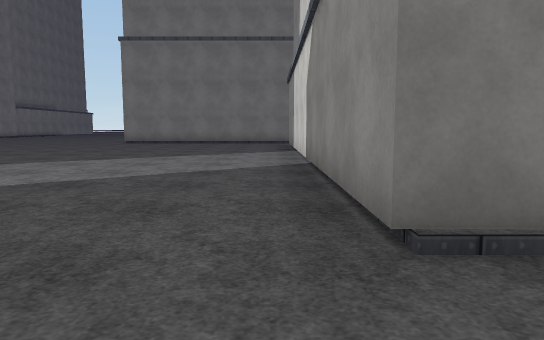
[1] (above)

24 first-person views from a walk through a Unity game level. The camera is 1.2 m above the floor, tilts 6° down and sees 70° across. The floor is counted in squares, 2 m on a side. Each view is taken from the middle of a square. On the plan, view 1 faces up. The plan holds only what a view shows up to about 11 squares ahead; the rest is blank. The place goes on beyond the plan. Surface patterns are stand-ins for the level's own textures.

[2]
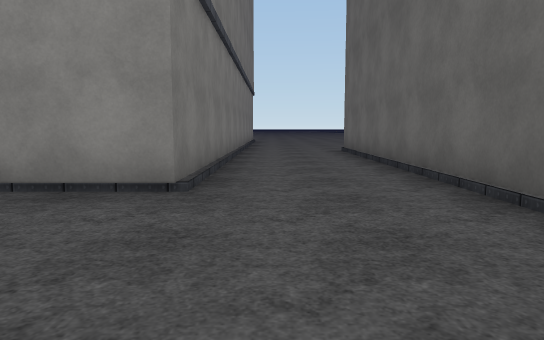

[3]
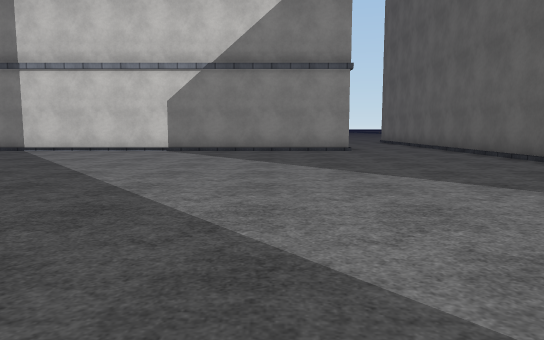

[4]
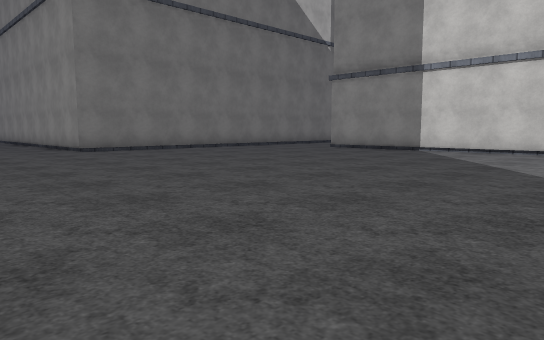

[5]
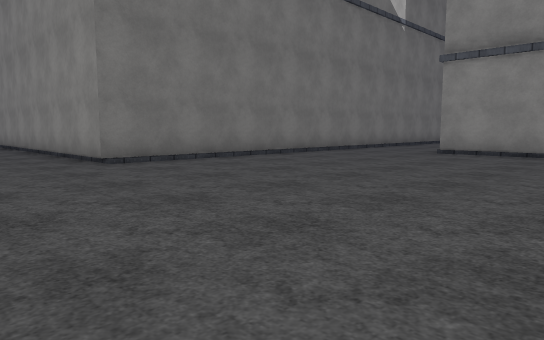

[6]
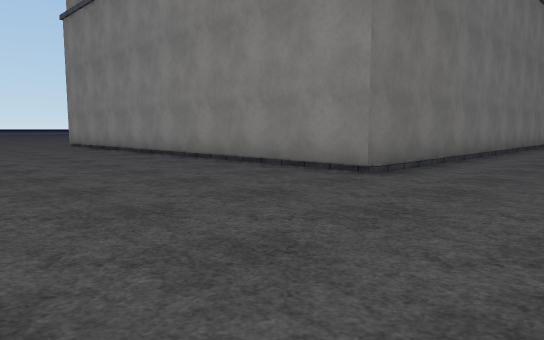

[7]
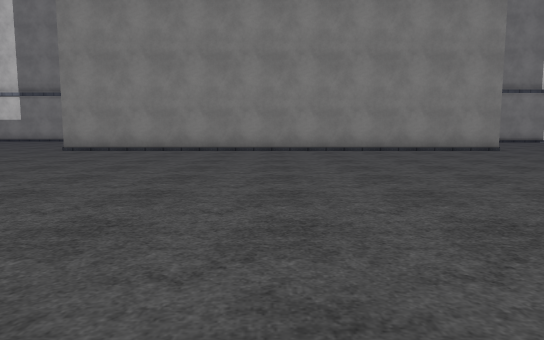

[8]
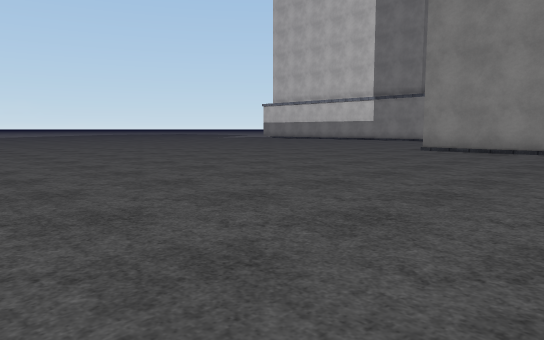

[9]
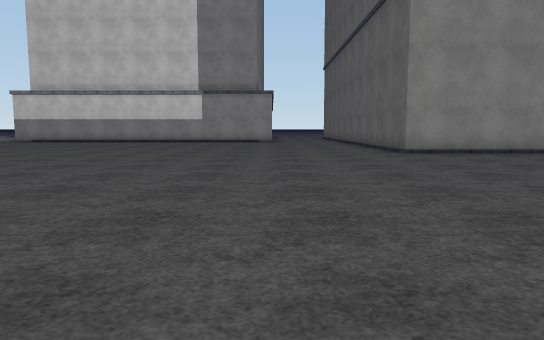

[10]
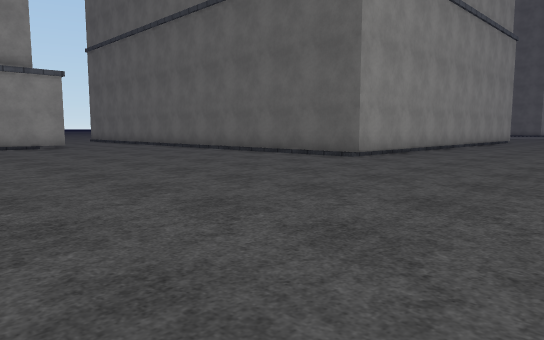

[11]
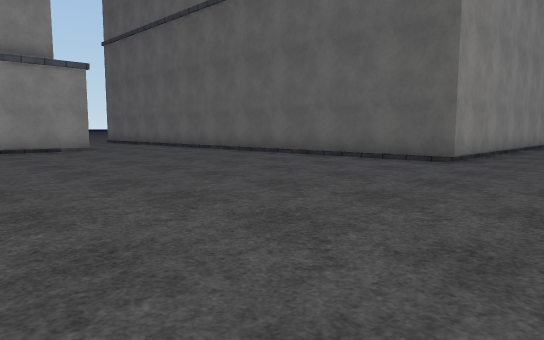

[12]
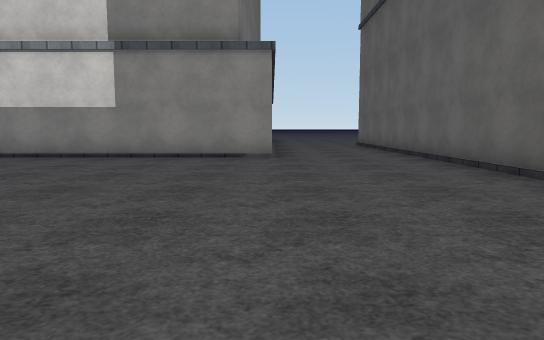

[13]
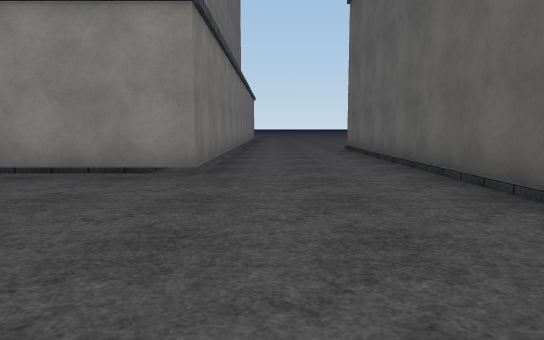

[14]
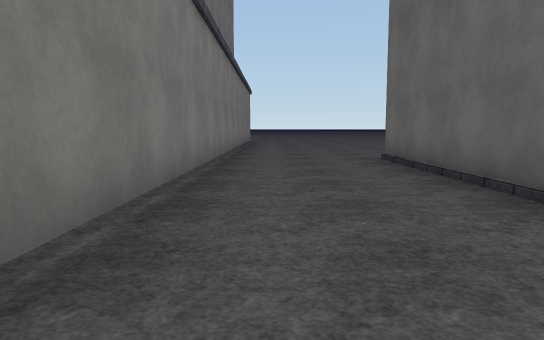

[15]
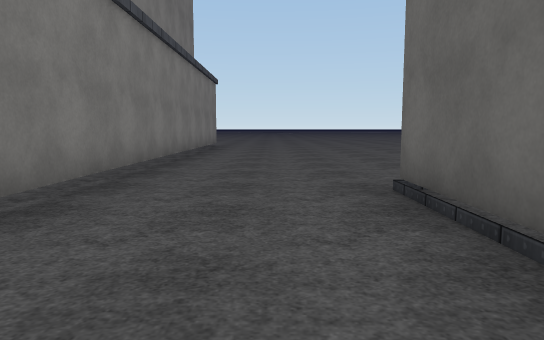

[16]
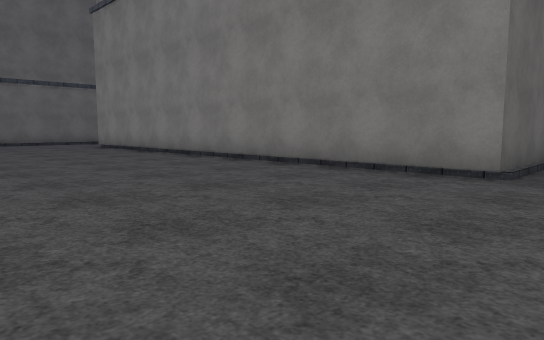

[17]
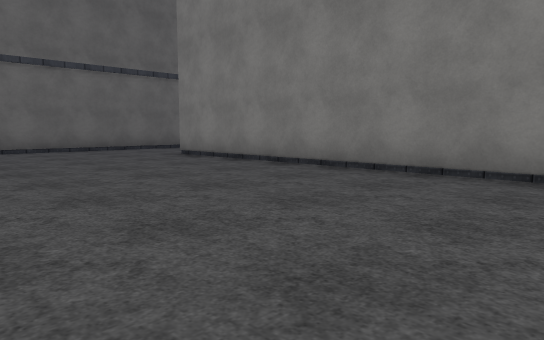

[18]
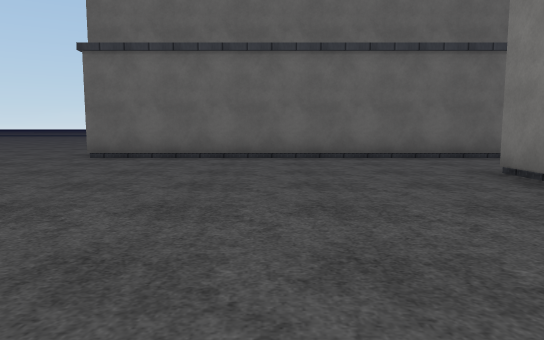

[19]
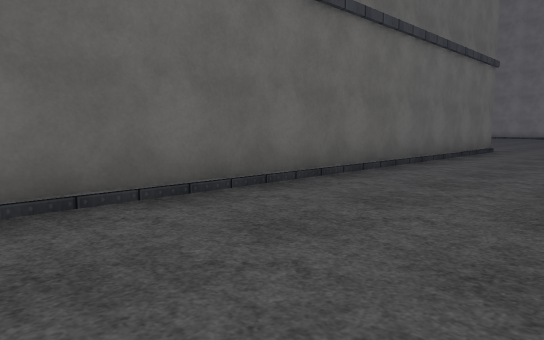

[20]
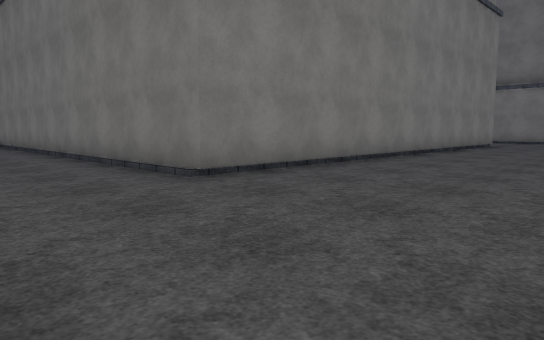

[21]
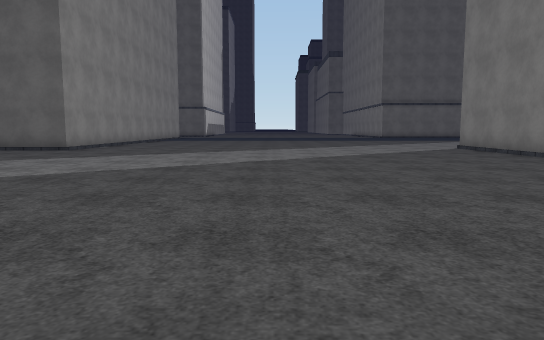

[22]
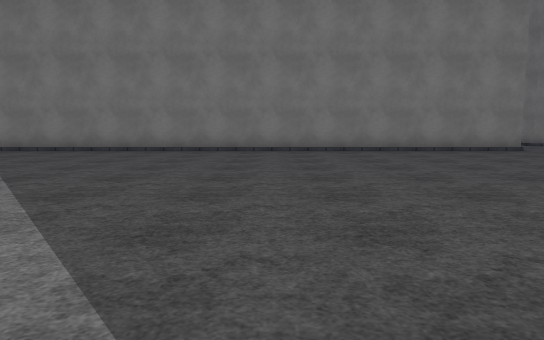

[23]
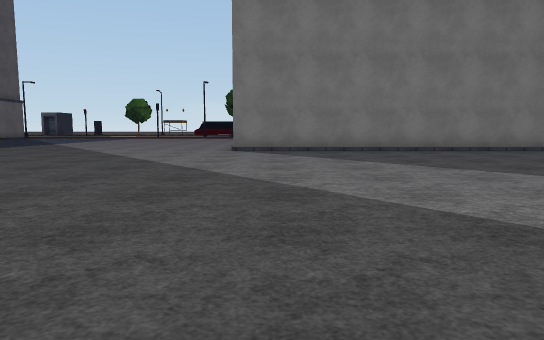

[24]
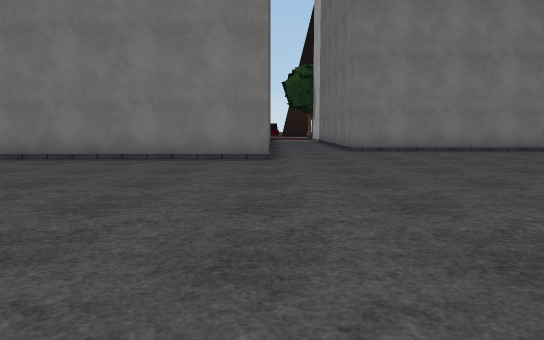

### Floor plan
Key: @ floor where view 1 was taken; # wall or solid block; . floor; O other object.
Columns run from 19 left of view 1 to 14 right of it. Each row starts with its distance up from view 1.
 36     ..  .......   ...#
 35     .................#
 34     .................#
 33     .................#
 32    ..................#############
 31    ...............................
 30    ...............................
 29    ...............................
 28    ..........################.....
 27   ...........#              #.....
 26   ...........#              #....
 25   ...........#              #.....
 24   ...........#              #.....
 23   ...........#              #.....
 22    ..........#              #.....
 21     .........#              #....
 20 O.    .......#              #.....
 19 O...   ......#              #.....
 18 O....    ....#              #.....
 17 O...... .....################.....
 16 O.................................
 15 ..................................
 14 ..................................
 13 #  #................##############
 12    #................#
 11    #................#
 10    #................#
  9    #................#
  8    #................#
  7    #................#
  6    #................#
  5    #................#
  4    #................#
  3    #................#
  2    #................########
  1    #........................
  0    #...............@........
 -1    #...........O############
 -2    #..........
 -3    ..........
 -4    ........

Positions as (right, up) in squares from view 1, and headings:
1: (0, 0), facing up
2: (-3, 1), facing right
3: (-10, 4), facing right
4: (-10, 6), facing up-right
5: (-9, 10), facing up-right
6: (-11, 14), facing up-right
7: (-17, 23), facing right
8: (-17, 24), facing up-right
9: (-16, 32), facing right
10: (-11, 36), facing down-right
11: (-9, 36), facing down-right
12: (-6, 32), facing right
13: (-3, 31), facing right
14: (1, 31), facing right
15: (5, 30), facing right
16: (14, 30), facing down-left
17: (14, 25), facing down-left
18: (12, 22), facing down
19: (12, 17), facing down-left
20: (13, 14), facing up-left
21: (-10, 10), facing down
22: (-5, 6), facing left
23: (-5, -1), facing left
24: (-8, 13), facing left
